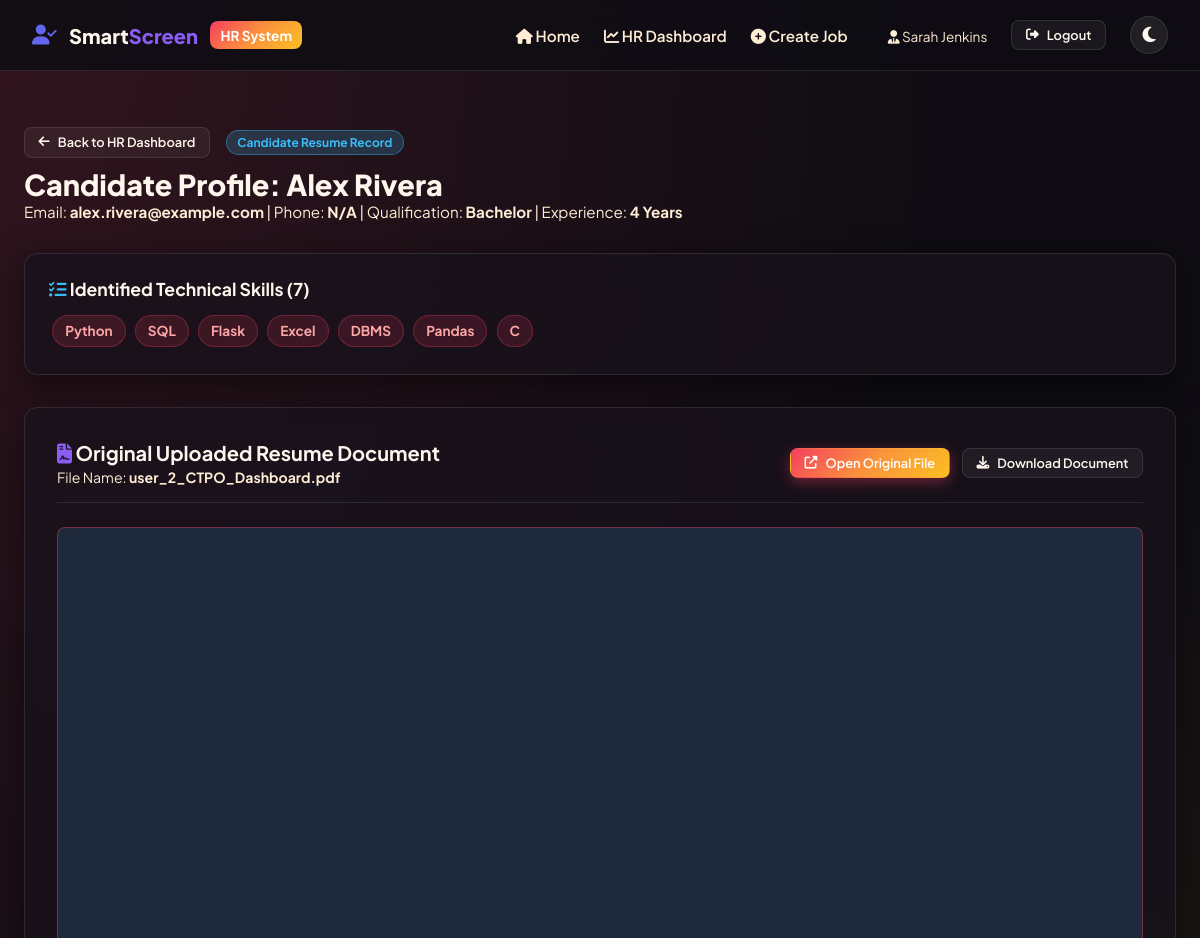
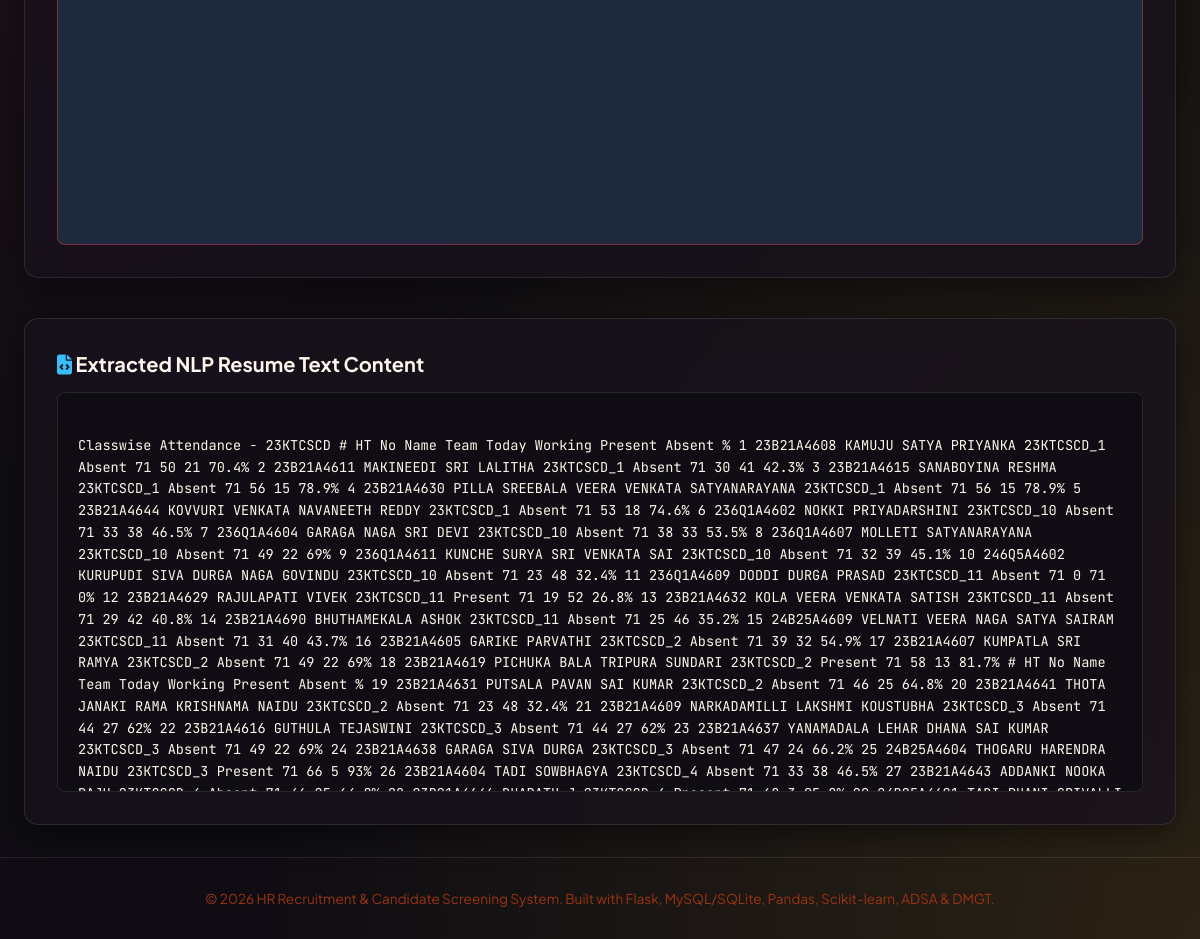
The page /hr/candidate/1/resume (signed in) on the database its author committed (2 pictures, top to bottom).
### models/user.py (models this page shows, shortened)
class CandidateProfile(db.Model):
    __tablename__ = 'candidate_profiles'
    id = db.Column(db.Integer, primary_key=True)
    user_id = db.Column(db.Integer, db.ForeignKey('users.id', ondelete='CASCADE'), nullable=False, unique=True)
    full_name = db.Column(db.String(100), nullable=False)
    phone = db.Column(db.String(20), nullable=True)
    education = db.Column(db.String(100), nullable=True)
    experience_years = db.Column(db.Integer, default=0)
    resume_filename = db.Column(db.String(255), nullable=True)
    resume_text = db.Column(db.Text, nullable=True)
    created_at = db.Column(db.DateTime, default=datetime.utcnow)
    skills = db.relationship('Skill', secondary='candidate_skills', backref=db.backref('candidates', lazy='dynamic'))
    applications = db.relationship('Application', backref='candidate', cascade='all, delete-orphan')

class User(db.Model):
    __tablename__ = 'users'
    id = db.Column(db.Integer, primary_key=True)
    email = db.Column(db.String(120), unique=True, nullable=False, index=True)
    password_hash = db.Column(db.String(255), nullable=False)
    role = db.Column(db.String(20), nullable=False) # 'hr' or 'candidate'
    created_at = db.Column(db.DateTime, default=datetime.utcnow)
    hr_profile = db.relationship('HRProfile', backref='user', uselist=False, cascade='all, delete-orphan')
    candidate_profile = db.relationship('CandidateProfile', backref='user', uselist=False, cascade='all, delete-orphan')
    jobs = db.relationship('Job', backref='hr_user', cascade='all, delete-orphan')

### models/job.py (models this page shows, shortened)
class Skill(db.Model):
    __tablename__ = 'skills'
    id = db.Column(db.Integer, primary_key=True)
    name = db.Column(db.String(80), unique=True, nullable=False, index=True)
    category = db.Column(db.String(50), default='Technical')

### routes/hr.py (the view)
@hr_bp.route('/candidate/<int:cand_id>/resume')
@hr_required
def candidate_resume(cand_id):
    candidate = CandidateProfile.query.get_or_404(cand_id)
    return render_template('hr/candidate_resume.html', candidate=candidate)

### app.py (called while the page is built)
def create_app():
    app = Flask(__name__)
    app.config.from_object(Config)
    db.init_app(app)
    app.register_blueprint(auth_bp)
    app.register_blueprint(hr_bp)
    app.register_blueprint(candidate_bp)
    app.register_blueprint(screening_bp)
    os.makedirs(app.config['UPLOAD_FOLDER'], exist_ok=True)
    @app.route('/')
    def index():
        return render_template('index.html')
    @app.context_processor
    def inject_user():
        return dict(
            user_id=session.get('user_id'),
            role=session.get('role'),
            full_name=session.get('full_name')
        )
    with app.app_context():
        db.create_all()
    return app

### routes/hr.py (called while the page is built)
def hr_required(f):
    @wraps(f)
    def decorated_function(*args, **kwargs):
        if 'user_id' not in session or session.get('role') != 'hr':
            flash('Access restricted to HR Managers only.', 'danger')
            return redirect(url_for('auth.hr_login'))
        return f(*args, **kwargs)
    return decorated_function

### templates/hr/candidate_resume.html (shortened to what this page needs)
{% extends "base.html" %}
{% block content %}
<div style="margin-bottom: 2rem;">
    <div style="display: flex; align-items: center; gap: 1rem; margin-bottom: 0.5rem;">
        <a href="{{ url_for('hr.dashboard') }}" class="btn btn-secondary btn-sm">
            <i class="fa-solid fa-arrow-left"></i> Back to HR Dashboard
        </a>
        <span class="badge badge-info"> Candidate Resume Record</span>
    </div>
    <h1 style="font-size: 1.8rem; font-weight: 800;">Candidate Profile: {{ candidate.full_name }}</h1>
    <p style="color: var(--text-secondary); font-size: 0.95rem;">
        Email: <strong>{{ candidate.user.email }}</strong> | Phone: <strong>{{ candidate.phone or 'N/A' }}</strong> |
        Qualification: <strong>{{ candidate.education or 'N/A' }}</strong> | Experience: <strong>{{ candidate.experience_years }} Years</strong>
    </p>
</div>
<div class="glass-panel" style="padding: 1.5rem; margin-bottom: 2rem;">
    <h3 style="font-size: 1.1rem; font-weight: 700; margin-bottom: 0.75rem;">
        <i class="fa-solid fa-list-check" style="color: #38bdf8;"></i> Identified Technical Skills ({{ candidate.skills | length }})
    </h3>
    {% if candidate.skills %}
        <div>
            {% for skill in candidate.skills %}
                <span class="badge badge-skill" style="padding: 0.4rem 0.75rem; font-size: 0.85rem; margin: 0.2rem;">{{ skill.name }}</span>
            {% endfor %}
        </div>
    {% else %}
        <p style="color: var(--text-muted); font-size: 0.88rem;">No skills identified yet.</p>
    {% endif %}
</div>
<div class="glass-panel" style="padding: 2rem; margin-bottom: 2.5rem;">
    <div style="display: flex; align-items: center; justify-content: space-between; flex-wrap: wrap; gap: 1rem; margin-bottom: 1.5rem; border-bottom: 1px solid var(--border-color); padding-bottom: 1rem;">
        <div>
            <h3 style="font-size: 1.25rem; font-weight: 700;">
                <i class="fa-solid fa-file-contract" style="color: #8b5cf6;"></i> Original Uploaded Resume Document
            </h3>
            {% if candidate.resume_filename %}
                <p style="color: var(--text-secondary); font-size: 0.88rem; margin-top: 0.2rem;">
                    File Name: <strong>{{ candidate.resume_filename }}</strong>
                </p>
            {% endif %}
        </div>
        {% if candidate.resume_filename %}
            <div style="display: flex; gap: 0.75rem;">
                <a href="{{ url_for('static', filename='uploads/' + candidate.resume_filename) }}" target="_blank" class="btn btn-primary btn-sm">
                    <i class="fa-solid fa-up-right-from-square"></i> Open Original File
                </a>
                <a href="{{ url_for('static', filename='uploads/' + candidate.resume_filename) }}" download class="btn btn-secondary btn-sm">
                    <i class="fa-solid fa-download"></i> Download Document
                </a>
            </div>
        {% endif %}
    </div>
    {% if candidate.resume_filename %}
        {% set ext = candidate.resume_filename.rsplit('.', 1)[-1].lower() if '.' in candidate.resume_filename else '' %}
        {% if ext == 'pdf' %}
            <div style="border: 1px solid var(--border-glow); border-radius: var(--radius-sm); overflow: hidden; background: #1e293b;">
                <iframe src="{{ url_for('static', filename='uploads/' + candidate.resume_filename) }}" width="100%" height="650px" style="border: none;">
                    <p>Your browser does not support inline PDF viewing. <a href="{{ url_for('static', filename='uploads/' + candidate.resume_filename) }}" target="_blank">Click here to download the PDF resume file.</a></p>
                </iframe>
            </div>
        {% endif %}
    {% else %}
        <p style="color: var(--text-muted); text-align: center; padding: 1.5rem;">No uploaded resume document file on record.</p>
    {% endif %}
</div>
<div class="glass-panel" style="padding: 2rem;">
    <h3 style="font-size: 1.25rem; font-weight: 700; margin-bottom: 1rem;">
        <i class="fa-solid fa-file-code" style="color: #38bdf8;"></i> Extracted NLP Resume Text Content
    </h3>
    {% if candidate.resume_text %}
        <div style="background: var(--bg-dark); border: 1px solid var(--border-color); border-radius: 8px; padding: 1.25rem; font-family: 'JetBrains Mono', monospace; font-size: 0.85rem; color: var(--text-primary); max-height: 400px; overflow-y: auto; white-space: pre-wrap; line-height: 1.6;">
{{ candidate.resume_text }}
        </div>
    {% else %}
        <p style="color: var(--text-muted);">No parsed resume text available for this candidate.</p>
    {% endif %}
</div>
{% endblock %}

### static/css/main.css (style rules this page uses)
:root, [data-theme="dark"] { --bg-dark: #0f0d13; --bg-card: rgba(24, 18, 28, 0.8); --bg-card-hover: rgba(36, 26, 42, 0.9); --bg-input: rgba(18, 14, 22, 0.7); --border-color: rgba(255, 255, 255, 0.1); --border-glow: rgba(244, 63, 94, 0.4); --primary-gradient: linear-gradient(135deg, #f43f5e 0%, #fb923c 50%, #fbbf24 100%); --accent-blue: #38bdf8; --accent-emerald: #10b981; --accent-amber: #fbbf24; --accent-rose: #f43f5e; --accent-purple: #e11d48; --text-primary: #fff7ed; --text-secondary: #ffedd5; --text-muted: #9a3412; --radius-sm: 8px; --radius-md: 14px; --radius-lg: 20px; --shadow-glass: 0 8px 32px 0 rgba(0, 0, 0, 0.5); --transition: background-color 0.3s ease, color 0.3s ease, border-color 0.3s ease, box-shadow 0.3s ease; --nav-bg: rgba(15, 13, 19, 0.85); --table-header-bg: rgba(15, 23, 42, 0.8); --math-box-bg: rgba(15, 23, 42, 0.9); }
* { margin: 0; padding: 0; box-sizing: border-box; }
body { font-family: 'Plus Jakarta Sans', -apple-system, BlinkMacSystemFont, sans-serif; background-color: var(--bg-dark); background-image: radial-gradient(at 0% 0%, rgba(244, 63, 94, 0.15) 0px, transparent 55%), radial-gradient(at 100% 100%, rgba(251, 191, 36, 0.12) 0px, transparent 55%); background-attachment: fixed; color: var(--text-primary); min-height: 100vh; display: flex; flex-direction: column; }
.glass-panel { background: var(--bg-card); backdrop-filter: blur(16px); -webkit-backdrop-filter: blur(16px); border: 1px solid var(--border-color); border-radius: var(--radius-md); box-shadow: var(--shadow-glass); }
.btn { display: inline-flex; align-items: center; justify-content: center; gap: 0.5rem; padding: 0.65rem 1.35rem; font-weight: 600; font-size: 0.9rem; border-radius: var(--radius-sm); border: 1px solid transparent; cursor: pointer; text-decoration: none; transition: var(--transition); }
.btn-primary { background: var(--primary-gradient); color: white; box-shadow: 0 4px 14px rgba(244, 63, 94, 0.4); }
.btn-secondary { background: rgba(255, 255, 255, 0.05); border-color: var(--border-color); color: var(--text-primary); }
.btn-sm { padding: 0.4rem 0.85rem; font-size: 0.8rem; }
.badge { display: inline-flex; align-items: center; padding: 0.25rem 0.65rem; border-radius: 9999px; font-size: 0.75rem; font-weight: 700; }
.badge-info { background: rgba(56, 189, 248, 0.2); color: var(--accent-blue); border: 1px solid rgba(56, 189, 248, 0.4); }
.badge-skill { background: rgba(244, 63, 94, 0.15); color: #fca5a5; border: 1px solid rgba(244, 63, 94, 0.3); margin: 0.15rem; }

### rows shown on the page
CandidateProfile: full_name "Alex Rivera", phone "N/A", education "Bachelor", experience_years "4", resume_filename "user_2_CTPO_Dashboard.pdf", resume_text "Classwise Attendance - 23KTCSCD # HT No Name Team Today Working Present Absent % 1 23B21A4608 KAMUJU SATYA PRIYANKA 23KTCSCD_1 Absent 71 50 21 70.4% 2 23B21A4611 MAKINEEDI SRI LALITHA 23KTCSCD_1 Absent 71 30 41 42.3% 3 23B21A4615 SANABOYINA RESHMA 23KTCSCD_1 Absent 71 56 15 78.9% 4 23B21A4630 PILLA SREEBALA VEERA VENKATA SATYANARAYANA 23KTCSCD_1 Absent 71 56 15 78.9% 5 23B21A4644 KOVVURI VENKATA NAVANEETH REDDY 23KTCSCD_1 Absent 71 53 18 74.6% 6 236Q1A4602 NOKKI PRIYADARSHINI 23KTCSCD_10 Absent 71 33 38 46.5% 7 236Q1A4604 GARAGA NAGA SRI DEVI 23KTCSCD_10 Absent 71 38 33 53.5% 8 236Q1A4607 MOLLETI SATYANARAYANA 23KTCSCD_10 Absent 71 49 22 69% 9 236Q1A4611 KUNCHE SURYA SRI VENKATA SAI…"
User: user.email "alex.rivera@example.com"
Skill: name "Python"
Skill: name "SQL"
Skill: name "Flask"
Skill: name "Excel"
Skill: name "DBMS"
Skill: name "Pandas"
Skill: name "C"

### other values the page prints
{{ full_name }} "Sarah Jenkins"
{{ candidate.skills | length }} "7"
